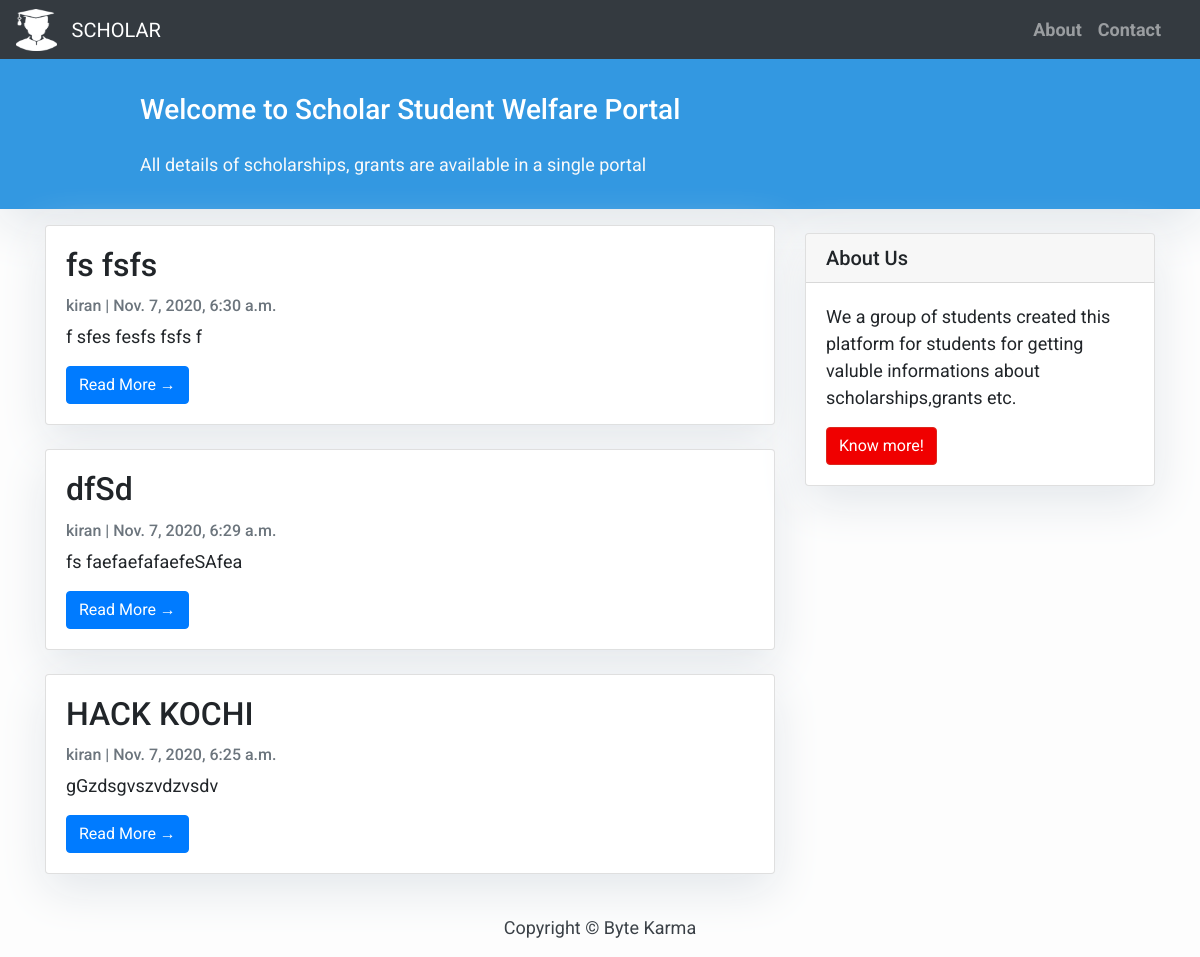
The app's page /, older data.
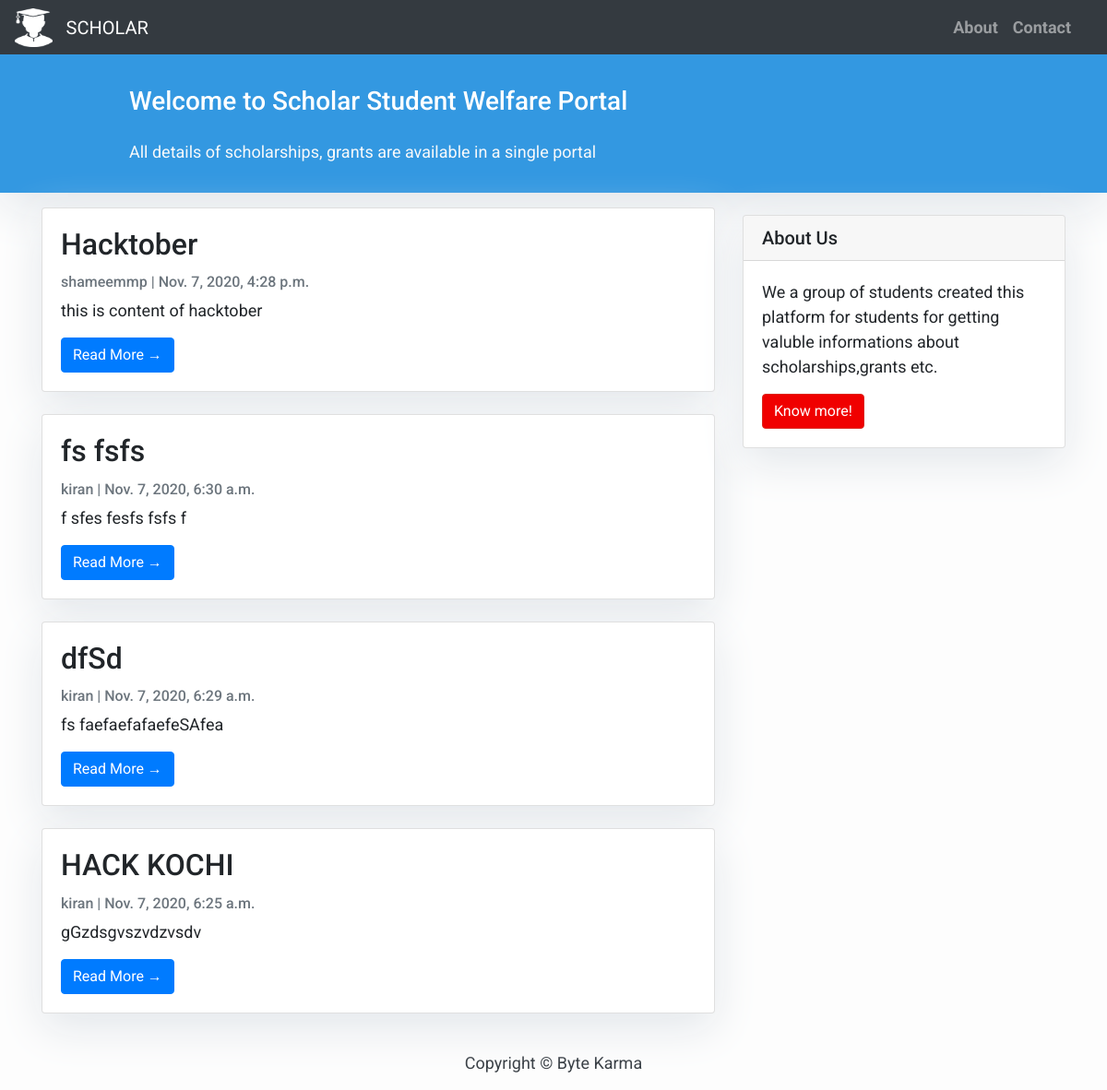
The same page, newer data.
### blog/models.py (models this page shows, shortened)
class Post(models.Model):
    title = models.CharField(max_length=200, unique=True)
    topic_image = models.ImageField(null=True, blank=True, upload_to="images/")
    slug = models.SlugField(max_length=200, unique=True)
    author = models.ForeignKey(User, on_delete= models.CASCADE,related_name='blog_posts')
    updated_on = models.DateTimeField(auto_now= True)
    content = models.TextField()
    created_on = models.DateTimeField(auto_now_add=True)
    status = models.IntegerField(choices=STATUS, default=0)
    class Meta:
        ordering = ['-created_on']

### blog/views.py (the view)
# urls.py: path('', views.PostList.as_view(), name='home'),
class PostList(generic.ListView):
    queryset = Post.objects.filter(status=1).order_by('-created_on')
    template_name = 'index.html'

### templates/index.html (shortened to what this page needs)
{% extends "base.html" %}
 {% block content %}
    <header class="masthead" >
            <div class="container">
              <div class="row">
                <div class=" col-md-8 col-md-10 mx-auto">
                  <div class="site-heading">
                    <h3 class=" site-heading my-4 mt-3 text-white"> Welcome to Scholar Student Welfare Portal </h3>
                    <p class="text-light">All details of scholarships, grants are available in a single portal
                    </p>
                </div>
                    </div>
                  </div>
                </div>
              </header>
            <div class="container">
                <div class="row">
              <div class="col-md-8 mt-3 left">
                    {% for post in post_list %}
                <div class="card mb-4" >
                  <div class="card-body">
                    <h2 class="card-title">{{ post.title }}</h2>
                    <p class="card-text text-muted h6">{{ post.author }} | {{ post.created_on}} </p>
                    <p class="card-text">{{post.content|slice:":200" }}</p>
                    <a href="{% url 'post_detail' post.slug  %}" class="btn btn-primary">Read More &rarr;</a>
                  </div>
                </div>
                {% endfor %}
            </div>
                {% block sidebar %}
                {% include 'sidebar.html' %}
                {% endblock sidebar %}
            </div>
        </div>
{%endblock%}

Row changes from the older to the newer data that the page shows:
added Post: title "Hacktober", author "shameemmp", created_on "Nov. 7, 2020, 4:28 p.m.", content "this is content of hacktober"
